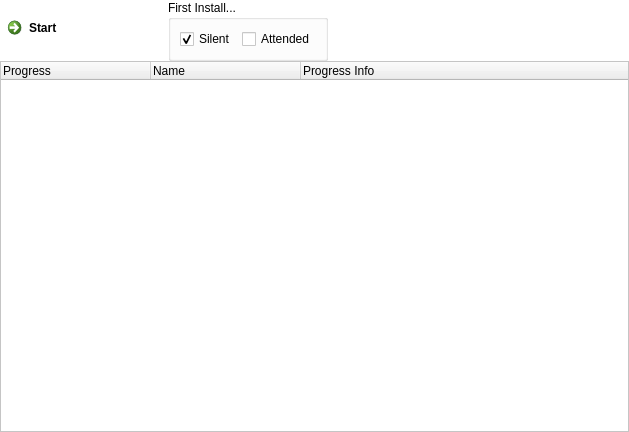
<?xml version="1.0" encoding="UTF-8"?>
<ui version="4.0">
 <class>tasklist_t</class>
 <widget class="QWidget" name="tasklist_t">
  <property name="geometry">
   <rect>
    <x>0</x>
    <y>0</y>
    <width>629</width>
    <height>432</height>
   </rect>
  </property>
  <property name="palette">
   <palette>
    <active>
     <colorrole role="Base">
      <brush brushstyle="SolidPattern">
       <color alpha="255">
        <red>255</red>
        <green>255</green>
        <blue>255</blue>
       </color>
      </brush>
     </colorrole>
     <colorrole role="Window">
      <brush brushstyle="SolidPattern">
       <color alpha="255">
        <red>255</red>
        <green>255</green>
        <blue>255</blue>
       </color>
      </brush>
     </colorrole>
    </active>
    <inactive>
     <colorrole role="Base">
      <brush brushstyle="SolidPattern">
       <color alpha="255">
        <red>255</red>
        <green>255</green>
        <blue>255</blue>
       </color>
      </brush>
     </colorrole>
     <colorrole role="Window">
      <brush brushstyle="SolidPattern">
       <color alpha="255">
        <red>255</red>
        <green>255</green>
        <blue>255</blue>
       </color>
      </brush>
     </colorrole>
    </inactive>
    <disabled>
     <colorrole role="Base">
      <brush brushstyle="SolidPattern">
       <color alpha="255">
        <red>255</red>
        <green>255</green>
        <blue>255</blue>
       </color>
      </brush>
     </colorrole>
     <colorrole role="Window">
      <brush brushstyle="SolidPattern">
       <color alpha="255">
        <red>255</red>
        <green>255</green>
        <blue>255</blue>
       </color>
      </brush>
     </colorrole>
    </disabled>
   </palette>
  </property>
  <property name="windowTitle">
   <string>Form</string>
  </property>
  <layout class="QVBoxLayout" name="verticalLayout">
   <property name="spacing">
    <number>0</number>
   </property>
   <property name="margin">
    <number>0</number>
   </property>
   <item>
    <layout class="QHBoxLayout" name="horizontalLayout">
     <item>
      <widget class="QCommandLinkButton" name="commandLinkButton">
       <property name="sizePolicy">
        <sizepolicy hsizetype="Maximum" vsizetype="Maximum">
         <horstretch>0</horstretch>
         <verstretch>0</verstretch>
        </sizepolicy>
       </property>
       <property name="toolTip">
        <string>Start Tasks</string>
       </property>
       <property name="text">
        <string>Start</string>
       </property>
      </widget>
     </item>
     <item>
      <widget class="QGroupBox" name="groupInstallMode">
       <property name="sizePolicy">
        <sizepolicy hsizetype="Maximum" vsizetype="Maximum">
         <horstretch>0</horstretch>
         <verstretch>0</verstretch>
        </sizepolicy>
       </property>
       <property name="title">
        <string>First Install...</string>
       </property>
       <layout class="QHBoxLayout" name="horizontalLayout_2">
        <item>
         <widget class="QCheckBox" name="checkSilent">
          <property name="text">
           <string>Silent</string>
          </property>
          <property name="checked">
           <bool>true</bool>
          </property>
          <property name="autoExclusive">
           <bool>true</bool>
          </property>
         </widget>
        </item>
        <item>
         <widget class="QCheckBox" name="checkAttendet">
          <property name="text">
           <string>Attended</string>
          </property>
          <property name="autoExclusive">
           <bool>true</bool>
          </property>
         </widget>
        </item>
       </layout>
      </widget>
     </item>
     <item>
      <spacer name="horizontalSpacer">
       <property name="orientation">
        <enum>Qt::Horizontal</enum>
       </property>
       <property name="sizeHint" stdset="0">
        <size>
         <width>40</width>
         <height>20</height>
        </size>
       </property>
      </spacer>
     </item>
    </layout>
   </item>
   <item>
    <widget class="QTreeWidget" name="LTaskList">
     <property name="sizePolicy">
      <sizepolicy hsizetype="Expanding" vsizetype="Expanding">
       <horstretch>0</horstretch>
       <verstretch>0</verstretch>
      </sizepolicy>
     </property>
     <property name="contextMenuPolicy">
      <enum>Qt::CustomContextMenu</enum>
     </property>
     <property name="iconSize">
      <size>
       <width>20</width>
       <height>20</height>
      </size>
     </property>
     <property name="textElideMode">
      <enum>Qt::ElideRight</enum>
     </property>
     <property name="indentation">
      <number>0</number>
     </property>
     <property name="rootIsDecorated">
      <bool>false</bool>
     </property>
     <property name="uniformRowHeights">
      <bool>true</bool>
     </property>
     <property name="itemsExpandable">
      <bool>false</bool>
     </property>
     <property name="wordWrap">
      <bool>false</bool>
     </property>
     <attribute name="headerCascadingSectionResizes">
      <bool>false</bool>
     </attribute>
     <attribute name="headerDefaultSectionSize">
      <number>150</number>
     </attribute>
     <attribute name="headerMinimumSectionSize">
      <number>0</number>
     </attribute>
     <column>
      <property name="text">
       <string>Progress</string>
      </property>
     </column>
     <column>
      <property name="text">
       <string>Name</string>
      </property>
     </column>
     <column>
      <property name="text">
       <string>Progress Info</string>
      </property>
     </column>
    </widget>
   </item>
  </layout>
 </widget>
 <resources/>
 <connections/>
</ui>
